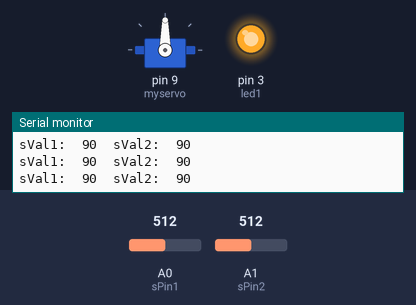
Bench run of a sketch on a simulated Arduino Uno, built with avr-gcc and run on an emulated ATmega328P. Shown: servo, output pins drawn as LEDs (lit = HIGH), the last lines printed to the serial monitor. Inputs (shaded band) come from the test bench; at power-on: A0 (sPin1) = 512, A1 (sPin2) = 512.

Above: at 1.2 s.
1.3 s: A0 (sPin1) set to 613
4.3 s: A0 (sPin1) set to 644
At 5.5 s:
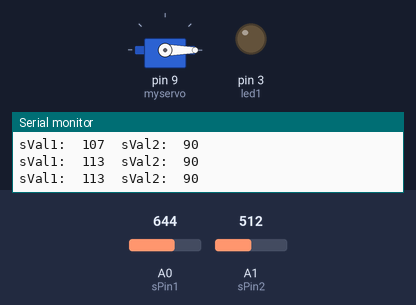
5.8 s: A1 (sPin2) set to 411
7.5 s: A1 (sPin2) set to 403
At 8.8 s:
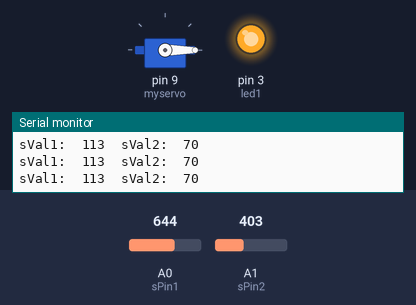
9.8 s: A1 (sPin2) set to 306
At 10.9 s:
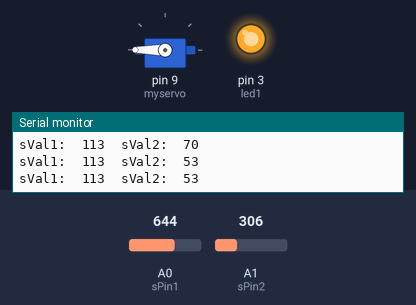
11.3 s: A1 (sPin2) set to 511
At 12.4 s:
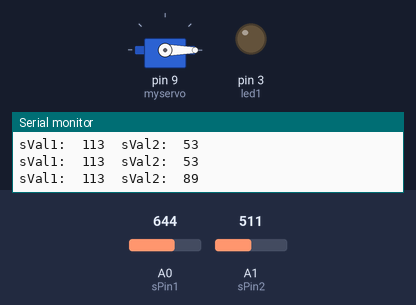
Timing chart, 0 to 14.3 s (numbered marks = the images above; inputs shaded):
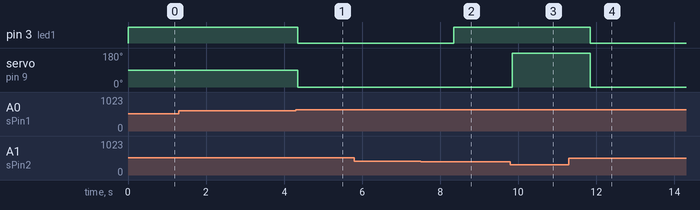

Measured:
- the behaviour switches between 630 and 631 on A0 (sPin1) (found by bisection; images 0 and 1)
- the behaviour switches between 404 and 403 on A1 (sPin2) (found by bisection; images 1 and 2)
- after the input at 4.3 s, pin 3 (led1): HIGH → LOW after 0.05 s; servo on pin 9 (myservo): 90° → 0° after 0.05 s
- after the input at 7.5 s, pin 3 (led1): LOW → HIGH after 0.85 s
- after the input at 9.8 s, servo on pin 9 (myservo): 0° → 180° at once
- after the input at 11.3 s, pin 3 (led1): HIGH → LOW after 0.54 s; servo on pin 9 (myservo): 180° → 0° after 0.54 s

The sketch:

incredible_maimu1.ino
```cpp
#include <Servo.h>

Servo myservo;  // create servo object to control a servo

int sPin1 = A0;
int sPin2 = A1;
int val1;    // variable to read the value from the analog pin
int val2;
int servomax = 180;
int servomin = 0;
int led1 = 3;


void setup() {
  pinMode(sPin1, INPUT);
  pinMode(sPin2, INPUT);
  pinMode(led1, OUTPUT);
  myservo.attach(9);  // attaches the servo on pin 9 to the servo object
  Serial.begin(9600);
}

void loop() {
  digitalWrite(led1, HIGH);
  int sVal1 = analogRead(sPin1);
  int sVal2 = analogRead(sPin2);
  int serpos1 = map(sVal1, 0, 1023, 0, 180);
  int serpos2 = map(sVal2, 0, 1023, 0, 180);

  Serial.print ("sVal1:  ");
  Serial.print (serpos1);
  Serial.print ("  sVal2:  ");
  Serial.println (serpos2);

  if(serpos1 < 60 && serpos2 < 70)
  {
    myservo.write(servomin);
    delay(1000);
  }
  if(serpos1 >= 61 && serpos2 < 70)
  {
    myservo.write(servomax);
    delay(1000);
  }
  if(serpos1 > 110 && serpos2 > 70)
  {
    myservo.write(servomin);
    digitalWrite(led1, LOW);
    delay(1000);

  }


}
```
